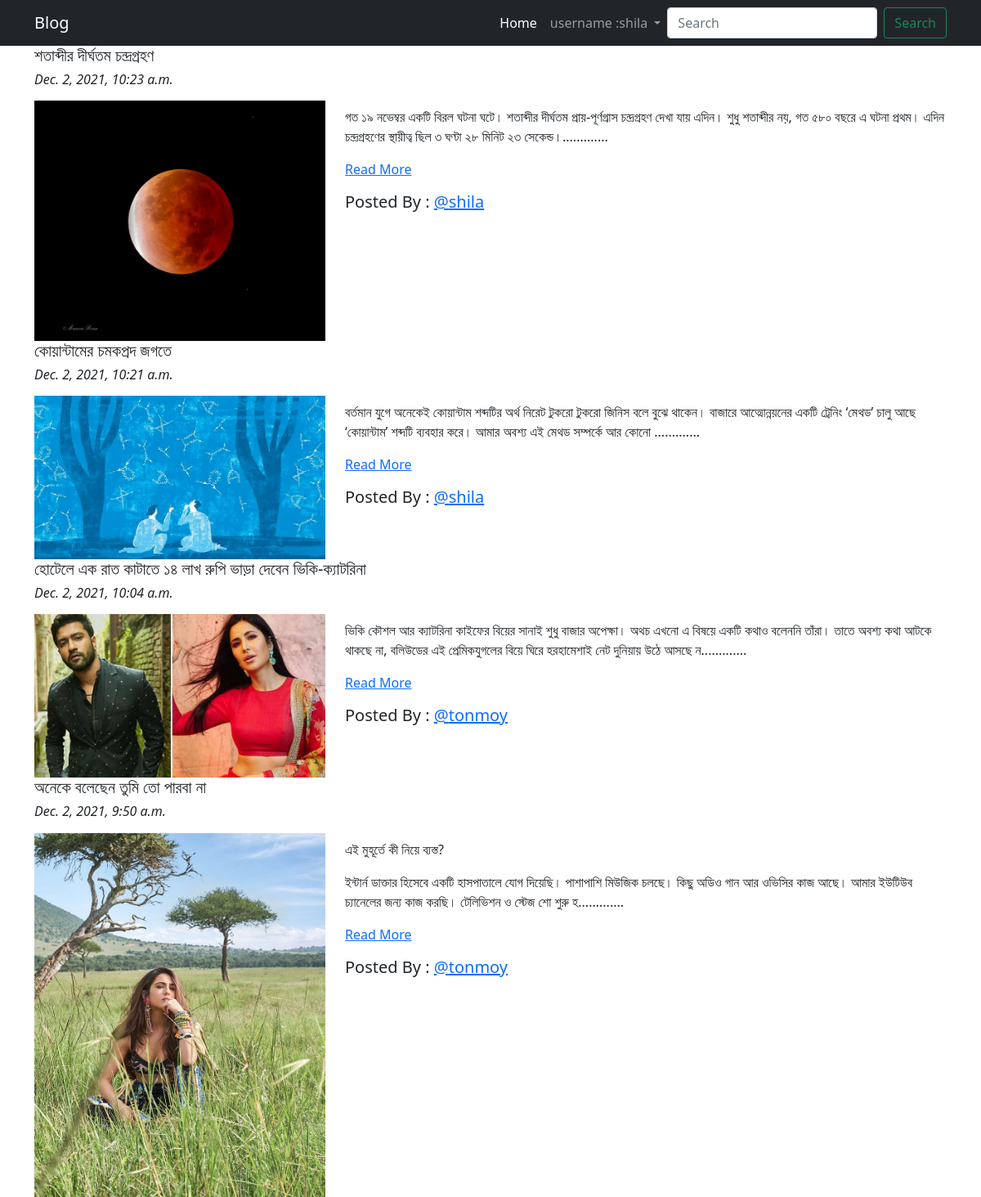
Page /blog/ (signed in) on the committed database.
### app_blog/models.py (models this page shows, shortened)
class Blog(models.Model):
    author_name=models.ForeignKey(User, related_name="post_author",on_delete=models.CASCADE)
    blog_title=models.CharField(max_length=250,verbose_name="Title")
    slug=models.SlugField(max_length=100,blank=True)
    blog_content=models.TextField(verbose_name="whats on your mind?")
    blog_img=models.ImageField(upload_to="blog_img")
    published_date=models.DateTimeField(auto_now_add=True)
    update_date=models.DateTimeField(auto_now=True)
    class Meta:
        ordering=['-published_date']

### app_blog/views.py (the view)
# urls.py: path('',views.BlogList.as_view(),name="BlogList"),
class BlogList(ListView):
    model=Blog
    template_name="app_blog/blog_list.html"
    context_object_name='blogs'

### app_blog/templatetags/custom_filters.py (called while the page is built)
def range_filter(value):
    return value[0:200]+"............."

### templates/app_blog/blog_list.html (shortened to what this page needs)
{% extends 'base.html' %}
{% load static %}
{% load custom_filters %}
{% block body_block %}
<div class="container">
{% for blog in blogs %}
<h5>{{blog.blog_title}}</h5>
<h6><i>{{blog.published_date}}</i></h6>
   <div class="row">
       <div class="col-lg-4 pt-2">
           <img src="/media/{{blog.blog_img}}" alt="{{blog.blog_img}}" width="100%">
       </div>
       <div class="col-lg-8 ">
           <p>{{blog.blog_content|range_filter|linebreaks}} <a href="{% url 'app_blog:blog_details' slug=blog.slug %}">Read More</a></p>
           <h5> Posted By : <a href="#">@{{blog.author_name}}</a> </h5>
    </div>
   </div>
{% endfor %}
{% endblock  %}

### templates/base.html (shortened to what this page needs)
<!DOCTYPE html>
{% load static %}
{% load crispy_forms_tags %}
<html lang="en">
<head>
    <link rel="stylesheet" href="{% static 'css-style/style1.css' %}">
    <link href="https://cdn.jsdelivr.net/npm/bootstrap@5.1.3/dist/css/bootstrap.min.css" rel="stylesheet">
</head>
<body>
<nav class="navbar navbar-expand-lg navbar-dark bg-dark">
  <div class="container">
    <a class="navbar-brand" href="{% url 'index' %}">Blog</a>
    <div class="collapse navbar-collapse" id="navbarSupportedContent">
      <ul class="navbar-nav ms-auto mb-2 mb-lg-0">
        <li class="nav-item">
          <a class="nav-link active" aria-current="page" href="{% url 'index' %}">Home</a>
        </li>
        <li class="nav-item dropdown">
          <a class="nav-link dropdown-toggle" href="#" id="navbarDropdown" role="button" data-bs-toggle="dropdown" aria-expanded="false">
            username :{{user.username}}
          </a>
        </li>
      </ul>
      <form class="d-flex">
        <input class="form-control me-2" type="search" placeholder="Search" aria-label="Search">
        <button class="btn btn-outline-success" type="submit">Search</button>
      </form>
    </div>
  </div>
</nav>
{% block body_block %}
{% endblock  %}
</body>
</html>

### static/css-style/style1.css (style rules this page uses)
* { margin: 0; padding: 0; box-sizing: border-box; }

### rows in the picture
Blog: blog_title "শতাব্দীর দীর্ঘতম চন্দ্রগ্রহণ", published_date "Dec. 2, 2021, 10:23 a.m.", blog_img (picture), blog_content|range_filter "গত ১৯ নভেম্বর একটি বিরল ঘটনা ঘটে। শতাব্দীর দীর্ঘতম প্রায়-পূর্ণগ্রাস চন্দ্রগ্রহণ দেখা যায় এদিন। শুধু শতাব্দীর নয়, গত ৫৮০ বছরে এ ঘটনা প্রথম। এদিন চন্দ্রগ্রহণের স্থায়ীত্ব ছিল ৩ ঘণ্টা ২৮ মিনিট ২৩ সেকেন্ড।.............", author_name "shila"
Blog: blog_title "কোয়ান্টামের চমকপ্রদ জগতে", published_date "Dec. 2, 2021, 10:21 a.m.", blog_img (picture), blog_content|range_filter "বর্তমান যুগে অনেকেই কোয়ান্টাম শব্দটির অর্থ নিরেট টুকরো টুকরো জিনিস বলে বুঝে থাকেন। বাজারে আত্মোন্নয়নের একটি ট্রেনিং ‘মেথড’ চালু আছে ‘কোয়ান্টাম’ শব্দটি ব্যবহার করে। আমার অবশ্য এই মেথড সম্পর্কে আর কোনো .............", author_name "shila"
Blog: blog_title "হোটেলে এক রাত কাটাতে ১৪ লাখ রুপি ভাড়া দেবেন ভিকি-ক্যাটরিনা", published_date "Dec. 2, 2021, 10:04 a.m.", blog_img (picture), blog_content|range_filter "ভিকি কৌশল আর ক্যাটরিনা কাইফের বিয়ের সানাই শুধু বাজার অপেক্ষা। অথচ এখনো এ বিষয়ে একটি কথাও বলেননি তাঁরা। তাতে অবশ্য কথা আটকে থাকছে না, বলিউডের এই প্রেমিকযুগলের বিয়ে ঘিরে হরহামেশাই নেট দুনিয়ায় উঠে আসছে ন.............", author_name "tonmoy"
Blog: blog_title "অনেকে বলেছেন তুমি তো পারবা না", published_date "Dec. 2, 2021, 9:50 a.m.", blog_img (picture), blog_content|range_filter "এই মুহূর্তে কী নিয়ে ব্যস্ত? ইন্টার্ন ডাক্তার হিসেবে একটি হাসপাতালে যোগ দিয়েছি। পাশাপাশি মিউজিক চলছে। কিছু অডিও গান আর ওভিসির কাজ আছে। আমার ইউটিউব চ্যানেলের জন্য কাজ করছি। টেলিভিশন ও স্টেজ শো শুরু হ.............", author_name "tonmoy"

### other values in the picture
{{ user.username }} "shila"
